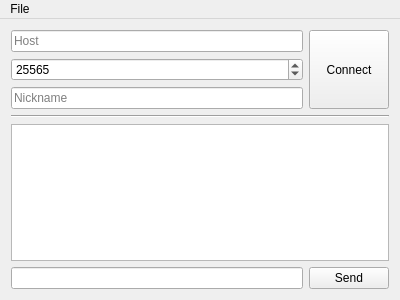
<?xml version="1.0" encoding="UTF-8"?>
<ui version="4.0">
 <class>MainWindow</class>
 <widget class="QMainWindow" name="MainWindow">
  <property name="geometry">
   <rect>
    <x>0</x>
    <y>0</y>
    <width>400</width>
    <height>300</height>
   </rect>
  </property>
  <property name="windowTitle">
   <string>MainWindow</string>
  </property>
  <widget class="QWidget" name="centralWidget">
   <layout class="QGridLayout" name="gridLayout">
    <item row="3" column="0" colspan="2">
     <widget class="Line" name="line">
      <property name="orientation">
       <enum>Qt::Horizontal</enum>
      </property>
     </widget>
    </item>
    <item row="5" column="0">
     <widget class="QLineEdit" name="sayLineEdit"/>
    </item>
    <item row="5" column="1">
     <widget class="QPushButton" name="sendButton">
      <property name="text">
       <string>Send</string>
      </property>
     </widget>
    </item>
    <item row="0" column="0">
     <widget class="QLineEdit" name="hostLineEdit">
      <property name="placeholderText">
       <string>Host</string>
      </property>
     </widget>
    </item>
    <item row="0" column="1" rowspan="3">
     <widget class="QPushButton" name="connectButton">
      <property name="sizePolicy">
       <sizepolicy hsizetype="Minimum" vsizetype="Expanding">
        <horstretch>0</horstretch>
        <verstretch>0</verstretch>
       </sizepolicy>
      </property>
      <property name="text">
       <string>Connect</string>
      </property>
     </widget>
    </item>
    <item row="2" column="0">
     <widget class="QLineEdit" name="nameLineEdit">
      <property name="placeholderText">
       <string>Nickname</string>
      </property>
     </widget>
    </item>
    <item row="4" column="0" colspan="2">
     <widget class="QTextEdit" name="chatWindow">
      <property name="readOnly">
       <bool>true</bool>
      </property>
     </widget>
    </item>
    <item row="1" column="0">
     <widget class="QSpinBox" name="portSpinBox">
      <property name="minimum">
       <number>1</number>
      </property>
      <property name="maximum">
       <number>65535</number>
      </property>
      <property name="value">
       <number>25565</number>
      </property>
     </widget>
    </item>
   </layout>
  </widget>
  <widget class="QMenuBar" name="menuBar">
   <property name="geometry">
    <rect>
     <x>0</x>
     <y>0</y>
     <width>400</width>
     <height>21</height>
    </rect>
   </property>
   <widget class="QMenu" name="menuFile">
    <property name="title">
     <string>File</string>
    </property>
    <addaction name="actionSave_chat_as_HTML_page"/>
   </widget>
   <addaction name="menuFile"/>
  </widget>
  <action name="actionSave_chat_as_HTML_page">
   <property name="text">
    <string>Save chat as HTML page</string>
   </property>
  </action>
 </widget>
 <layoutdefault spacing="6" margin="11"/>
 <tabstops>
  <tabstop>hostLineEdit</tabstop>
  <tabstop>portSpinBox</tabstop>
  <tabstop>nameLineEdit</tabstop>
  <tabstop>connectButton</tabstop>
  <tabstop>sayLineEdit</tabstop>
  <tabstop>sendButton</tabstop>
  <tabstop>chatWindow</tabstop>
 </tabstops>
 <resources/>
 <connections/>
</ui>
